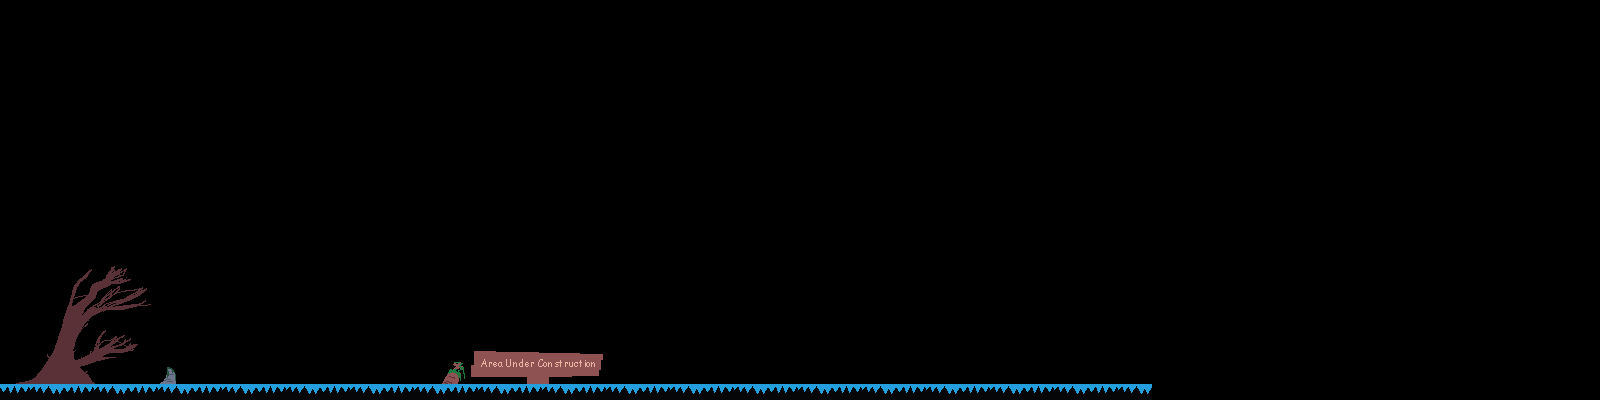

The image is a tile-based game level rendered from a .tmx file. Its description and source (layers, tilesets, objects; grid data summarised) follow:
An orthogonal 100x25 tile map with 16x16 px tiles, 2 tile layers (BG, FG) and 4 objects (2x npc, player_start, floor).

<map version="1.4" tiledversion="1.4.2" orientation="orthogonal" renderorder="left-down" width="100" height="25" tilewidth="16" tileheight="16" infinite="0" nextlayerid="5" nextobjectid="6">
 <tileset firstgid="1" source="bttrgraveyard.tsx" />
 <layer id="1" name="BG" width="100" height="25">
  <properties>
   <property name="animated" type="bool" value="false" />
   <property name="nocollide" value="true" />
   <property name="tileset" value="bttrgraveyard" />
  </properties>
  <data>[2500 cells, 124 non-empty, 117 distinct tile ids]</data>
 </layer>
 <layer id="2" name="FG" width="100" height="25">
  <properties>
   <property name="tileset" value="bttrgraveyard" />
  </properties>
  <data>[2500 cells, 72 non-empty, 24 distinct tile ids]</data>
 </layer>
 <objectgroup id="3" name="objects">
  <object id="1" name="start" type="player_start" x="56.3059" y="256.438" width="32" height="32" />
  <object id="2" name="floor" type="floor" x="-184.333" y="401" width="1153.33" height="47.3333" />
  <object id="3" name="oldnoah" type="npc" x="227.75" y="318.5" width="32" height="64" />
  <object id="5" name="noah" type="npc" x="622.333" y="312" width="32" height="64" />
 </objectgroup>
</map>
